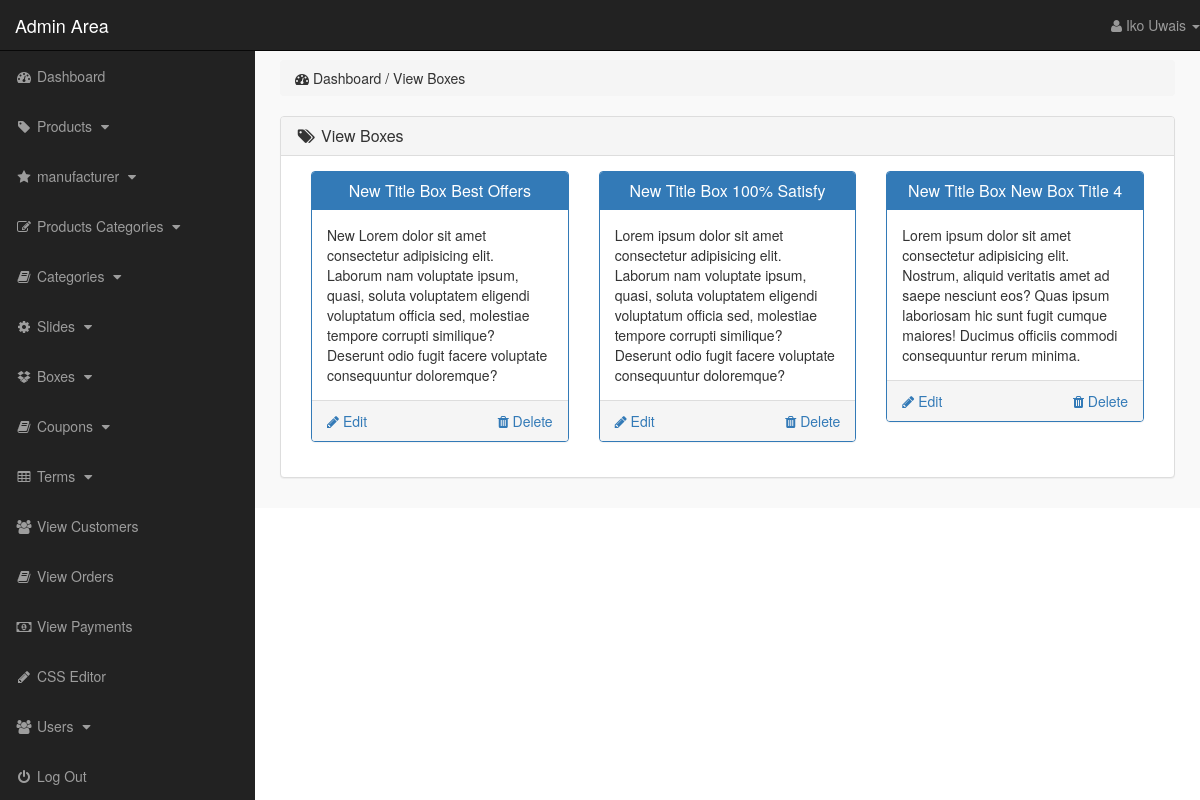
Page /M-Dev-Store/admin_area/index.php?view_boxes (signed in) on the committed database.
### tables this page shows
CREATE TABLE `boxes_section` (
  `box_id` int(10) NOT NULL,
  `box_title` text NOT NULL,
  `box_desc` text NOT NULL
);

### M-Dev-Store/admin_area/view_boxes.php (the view)
<?php
    if(!isset($_SESSION['admin_email'])){
        echo "<script>window.open('login.php','_self')</script>";
    }else{
?>
<div class="row">
    <div class="col-lg-12">
        <ol class="breadcrumb">
            <li>
                <i class="fa fa-dashboard"></i> Dashboard / View Boxes
            </li>
        </ol>
    </div>
</div>
<div class="row">
    <div class="col-lg-12">
        <div class="panel panel-default">
            <div class="panel-heading">
                <h3 class="panel-title">
                    <i class="fa fa-tags fa-fw"></i> View Boxes
                </h3>
            </div>
            <div class="panel-body">
                <?php
                    $get_boxes = "select * from boxes_section";
                    $run_boxes = mysqli_query($con,$get_boxes);
                    while($run_boxes_section=mysqli_fetch_array($run_boxes)){
                        $box_id = $run_boxes_section['box_id'];
                        $box_title = $run_boxes_section['box_title'];
                        $box_desc = $run_boxes_section['box_desc'];
                ?>
                <div class="col-lg-4 col-md-4">
                    <div class="panel panel-primary">
                        <div class="panel-heading">
                            <h3 class="panel-title" align="center">
                                <?php echo $box_title; ?>
                            </h3>
                        </div>
                        <div class="panel-body">
                        <?php echo $box_desc; ?>
                        </div>
                        <div class="panel-footer">
                            <center>
                                <a href="index.php?delete_box=<?php echo $box_id; ?>" class="pull-right">
                                 <i class="fa fa-trash"></i> Delete
                                </a>
                                <a href="index.php?edit_box=<?php echo $box_id; ?>" class="pull-left">
                                 <i class="fa fa-pencil"></i> Edit
                                </a>
                                <div class="clearfix"></div>
                            </center>
                        </div>
                    </div>
                </div>
                <?php } ?>
            </div>
        </div>
    </div>
</div>
<?php } ?>

### M-Dev-Store/admin_area/includes/sidebar.php (shortened to what this page needs)
<?php
    if(!isset($_SESSION['admin_email'])){
        echo "<script>window.open('login.php','_self')</script>";
    }else{
?>
<nav class="navbar navbar-inverse navbar-fixed-top">
    <div class="navbar-header">
        <a href="index.php?dashboard" class="navbar-brand">Admin Area</a>
    </div>
    <ul class="nav navbar-right top-nav">
        <li class="dropdown">
            <a href="#" class="dropdown-toggle" data-toggle="dropdown">
                <i class="fa fa-user"></i> <?php echo $admin_name;  ?> <b class="caret"></b>
            </a>
        </li>
    </ul>
    <div class="collapse navbar-collapse navbar-ex1-collapse">
        <ul class="nav navbar-nav side-nav">
            <li>
                <a href="index.php?dashboard">
                        <i class="fa fa-fw fa-dashboard"></i> Dashboard
                </a>
            </li>
            <li>
                <a href="#" data-toggle="collapse" data-target="#products">
                        <i class="fa fa-fw fa-tag"></i> Products
                        <i class="fa fa-fw fa-caret-down"></i>
                </a>
            </li>
            <li>
                <a href="#" data-toggle="collapse" data-target="#manufacturer">
                        <i class="fa fa-fw fa-star"></i> manufacturer
                        <i class="fa fa-fw fa-caret-down"></i>
                </a>
            </li>
            <li>
                <a href="#" data-toggle="collapse" data-target="#p_cat">
                        <i class="fa fa-fw fa-edit"></i> Products Categories
                        <i class="fa fa-fw fa-caret-down"></i>
                </a>
            </li>
            <li>
                <a href="#" data-toggle="collapse" data-target="#cat">
                        <i class="fa fa-fw fa-book"></i> Categories
                        <i class="fa fa-fw fa-caret-down"></i>
                </a>
            </li>
            <li>
                <a href="#" data-toggle="collapse" data-target="#slides">
                        <i class="fa fa-fw fa-gear"></i> Slides
                        <i class="fa fa-fw fa-caret-down"></i>
                </a>
            </li>
            <li>
                <a href="#" data-toggle="collapse" data-target="#boxes">
                        <i class="fa fa-fw fa-dropbox"></i> Boxes
                        <i class="fa fa-fw fa-caret-down"></i>
                </a>
            </li>
            <li>
                <a href="#" data-toggle="collapse" data-target="#coupon">
                        <i class="fa fa-fw fa-book"></i> Coupons
                        <i class="fa fa-fw fa-caret-down"></i>
                </a>
            </li>
            <li>
                <a href="#" data-toggle="collapse" data-target="#terms">
                        <i class="fa fa-fw fa-table"></i> Terms
                        <i class="fa fa-fw fa-caret-down"></i>
                </a>
            </li>
            <li>
                <a href="index.php?view_customers">
                    <i class="fa fa-fw fa-users"></i> View Customers
                </a>
            </li>
            <li>
                <a href="index.php?view_orders">
                    <i class="fa fa-fw fa-book"></i> View Orders
                </a>
            </li>
            <li>
                <a href="index.php?view_payments">
                    <i class="fa fa-fw fa-money"></i> View Payments
                </a>
            </li>
            <li>
                <a href="index.php?edit_css">
                    <i class="fa fa-fw fa-pencil"></i> CSS Editor
                </a>
            </li>
            <li>
                <a href="#" data-toggle="collapse" data-target="#users">
                        <i class="fa fa-fw fa-users"></i> Users
                        <i class="fa fa-fw fa-caret-down"></i>
                </a>
            </li>
            <li>
                <a href="logout.php">
                    <i class="fa fa-fw fa-power-off"></i> Log Out
                </a>
            </li>
        </ul>
    </div>
</nav>
<?php } ?>

### M-Dev-Store/admin_area/css/style.css (style rules this page uses)
body { margin-top: 100px; }
@media (min-width: 768px) { body { margin-top: 50px; } }
.top-nav { 0 15px; }
.top-nav>li { float: left; display: inline-block; }
.top-nav>li>a { color: #999999; line-height: 20px; padding-top: 15px; padding-bottom: 15px; }
@media (min-width: 768px) { .side-nav { position: fixed; top: 51px; bottom: 0; width: 255px; overflow-y: auto; overflow-x: hidden; background-color: #222222; padding-bottom: 40px; border-radius: 0; } }
@media (min-width: 768px) { .side-nav>li>a { width: 255px; } }
.panel-body { border-radius: 5px; }

### rows in the picture
boxes_section: box_title "New Title Box Best Offers", box_desc "New Lorem dolor sit amet consectetur adipisicing elit. Laborum nam voluptate ipsum, quasi, soluta voluptatem eligendi voluptatum officia sed, molestiae tempore corrupti similique? Deserunt odio fugit facere voluptate consequuntur doloremque?"
boxes_section: box_title "New Title Box 100% Satisfy", box_desc "Lorem ipsum dolor sit amet consectetur adipisicing elit. Laborum nam voluptate ipsum, quasi, soluta voluptatem eligendi voluptatum officia sed, molestiae tempore corrupti similique? Deserunt odio fugit facere voluptate consequuntur doloremque?"
boxes_section: box_title "New Title Box New Box Title 4", box_desc "Lorem ipsum dolor sit amet consectetur adipisicing elit. Nostrum, aliquid veritatis amet ad saepe nesciunt eos? Quas ipsum laboriosam hic sunt fugit cumque maiores! Ducimus officiis commodi consequuntur rerum minima."

### other values in the picture
$admin_name "Iko Uwais"
